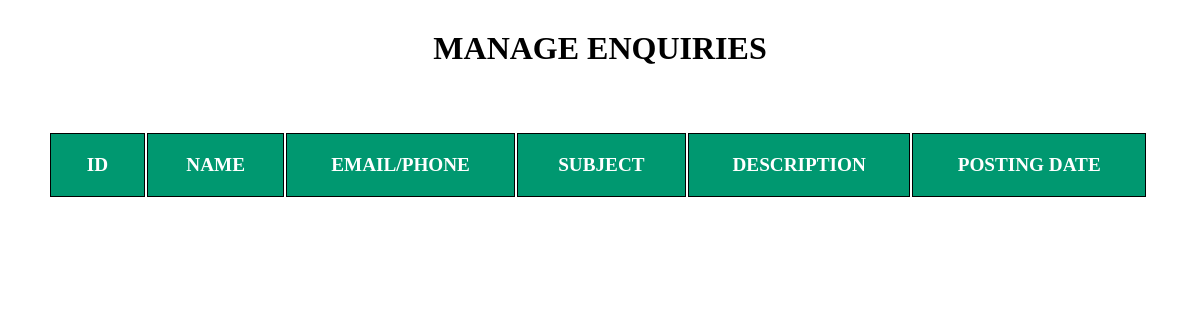
The app's page /admin/mngqueries.php, older data.
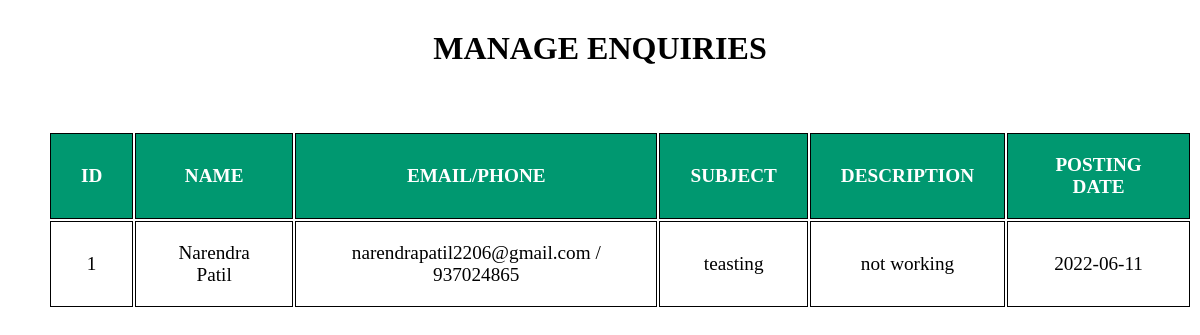
The same page, newer data.
### tables this page shows
CREATE TABLE `enquiry` (
  `id` int(11) NOT NULL,
  `fname` varchar(255) NOT NULL,
  `email` varchar(255) NOT NULL,
  `phone` varchar(255) NOT NULL,
  `subject` varchar(255) NOT NULL,
  `description` varchar(255) NOT NULL,
  `Post_date` date NOT NULL DEFAULT current_timestamp()
);

### admin/mngqueries.php (the view, shortened to what this page needs)
<!DOCTYPE html>
<html lang="en" dir="ltr">
  <head>
  </head>
  <body>
    <div class="bkings">
      <h1>MANAGE ENQUIRIES</h1>
      <br>
      <table class="cont_table">
        <thead>
          <tr>
            <th>ID</th>
            <th>NAME</th>
            <th>EMAIL/PHONE</th>
            <th>SUBJECT</th>
            <th>DESCRIPTION</th>
            <th>POSTING DATE</th>
          </tr>
        </thead>
        <tbody>
          <?php
          require("connection.php");
          $sql = "SELECT * FROM `enquiry`";
          $result = mysqli_query($con, $sql);
           ?>
           <?php
          while ($row = $result->fetch_assoc()) {
            ?>
            <tr>
                 <td><?php echo$row["id"]; ?>  </td>
                 <td><?php echo$row["fname"]; ?>  </td>
                 <td><?php echo$row["email"]; ?> / <?php echo$row["phone"]; ?>  </td>
                 <td><?php echo$row["subject"]; ?>  </td>
                 <td><?php echo$row["description"]; ?>  </td>
                 <td><?php echo$row["Post_date"]; ?>  </td>
                 </tr>
          <?php } ?>
        </tbody>
      </table>
    </div>
  </body>
</html>

Row changes from the older to the newer data that the page shows:
added enquiry: id "1", fname "Narendra Patil", email "narendrapatil2206@gmail.com", phone "937024865", subject "teasting", description "not working", Post_date "2022-06-11"
